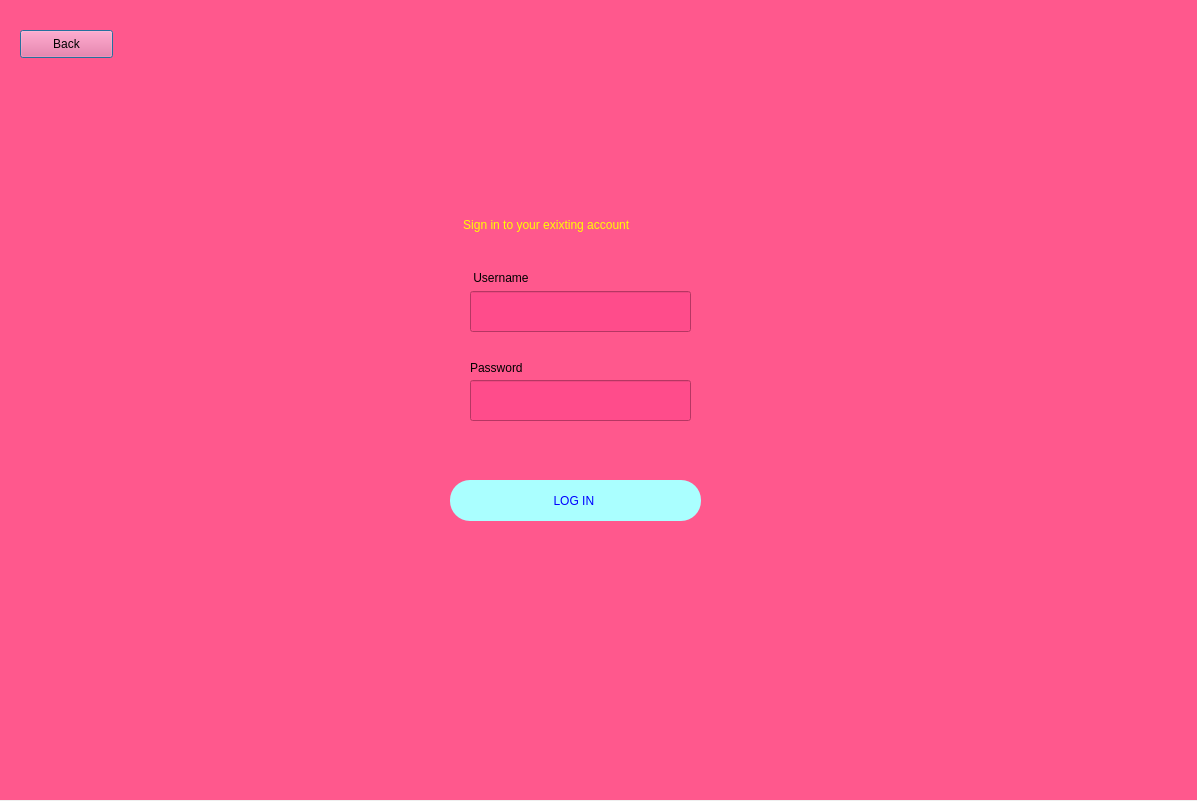
<?xml version="1.0" encoding="UTF-8"?>
<ui version="4.0">
 <class>Dialog</class>
 <widget class="QDialog" name="Dialog">
  <property name="geometry">
   <rect>
    <x>0</x>
    <y>0</y>
    <width>1197</width>
    <height>801</height>
   </rect>
  </property>
  <property name="windowTitle">
   <string>Dialog</string>
  </property>
  <widget class="QWidget" name="widget" native="true">
   <property name="geometry">
    <rect>
     <x>0</x>
     <y>0</y>
     <width>1200</width>
     <height>800</height>
    </rect>
   </property>
   <property name="styleSheet">
    <string notr="true">alternate-background-color: qlineargradient(spread:pad, x1:0, y1:0, x2:1, y2:0, stop:0 rgba(0, 0, 0, 255), stop:1 rgba(255, 255, 255, 255));
background-color: rgb(255, 88, 141);</string>
   </property>
   <widget class="QLabel" name="label">
    <property name="geometry">
     <rect>
      <x>-230</x>
      <y>90</y>
      <width>911</width>
      <height>121</height>
     </rect>
    </property>
    <property name="styleSheet">
     <string notr="true">font: 36pt &quot;MS Shell Dlg 2&quot;;</string>
    </property>
    <property name="text">
     <string>                                      Login</string>
    </property>
   </widget>
   <widget class="QLabel" name="label_2">
    <property name="geometry">
     <rect>
      <x>400</x>
      <y>209</y>
      <width>331</width>
      <height>31</height>
     </rect>
    </property>
    <property name="styleSheet">
     <string notr="true">font: 75 italic 8pt &quot;Rockwell&quot;;
color: rgb(255, 255, 255);
color: rgb(255, 255, 255);
font: 75 italic 8pt &quot;Arial Nova Cond&quot;;
gridline-color: rgb(200, 89, 189);
color: rgb(0, 0, 255);
color: rgb(170, 0, 0);
color: rgb(85, 170, 255);
color: rgb(255, 255, 0);</string>
    </property>
    <property name="text">
     <string>                   Sign in to your exixting account</string>
    </property>
   </widget>
   <widget class="QLineEdit" name="lineEdit">
    <property name="geometry">
     <rect>
      <x>470</x>
      <y>291</y>
      <width>221</width>
      <height>41</height>
     </rect>
    </property>
    <property name="styleSheet">
     <string notr="true">background-color: rgb(0, 0, 0);
font: 12pt &quot;MS Shell Dlg 2&quot;;
background-color: rgb(255, 102, 184);
background-color: rgb(255, 76, 139);</string>
    </property>
    <property name="text">
     <string/>
    </property>
   </widget>
   <widget class="QLineEdit" name="lineEdit_2">
    <property name="geometry">
     <rect>
      <x>470</x>
      <y>380</y>
      <width>221</width>
      <height>41</height>
     </rect>
    </property>
    <property name="styleSheet">
     <string notr="true">background-color: rgb(0, 0, 0);
font: 12pt &quot;MS Shell Dlg 2&quot;;
background-color: rgb(255, 102, 184);
background-color: rgb(255, 76, 139);</string>
    </property>
    <property name="text">
     <string/>
    </property>
   </widget>
   <widget class="QLabel" name="label_3">
    <property name="geometry">
     <rect>
      <x>470</x>
      <y>270</y>
      <width>71</width>
      <height>16</height>
     </rect>
    </property>
    <property name="text">
     <string> Username</string>
    </property>
   </widget>
   <widget class="QLabel" name="label_4">
    <property name="geometry">
     <rect>
      <x>470</x>
      <y>360</y>
      <width>61</width>
      <height>16</height>
     </rect>
    </property>
    <property name="text">
     <string>Password</string>
    </property>
   </widget>
   <widget class="QLabel" name="label_5">
    <property name="geometry">
     <rect>
      <x>470</x>
      <y>430</y>
      <width>221</width>
      <height>20</height>
     </rect>
    </property>
    <property name="styleSheet">
     <string notr="true">font: 12pt &quot;MS Shell Dlg 2&quot;;
color: rgb(255, 0, 0);
color: rgb(255, 0, 0);</string>
    </property>
    <property name="text">
     <string/>
    </property>
   </widget>
   <widget class="QPushButton" name="pushButton_2">
    <property name="geometry">
     <rect>
      <x>20</x>
      <y>30</y>
      <width>93</width>
      <height>28</height>
     </rect>
    </property>
    <property name="text">
     <string>Back</string>
    </property>
   </widget>
   <widget class="QPushButton" name="login">
    <property name="geometry">
     <rect>
      <x>450</x>
      <y>480</y>
      <width>251</width>
      <height>41</height>
     </rect>
    </property>
    <property name="styleSheet">
     <string notr="true">color: rgb(0, 0, 255);
background-color: rgb(170, 255, 255);
font: 10pt &quot;MS Shell Dlg 2&quot;;
border-radius:20px;</string>
    </property>
    <property name="text">
     <string>LOG IN </string>
    </property>
   </widget>
  </widget>
 </widget>
 <resources/>
 <connections/>
</ui>
